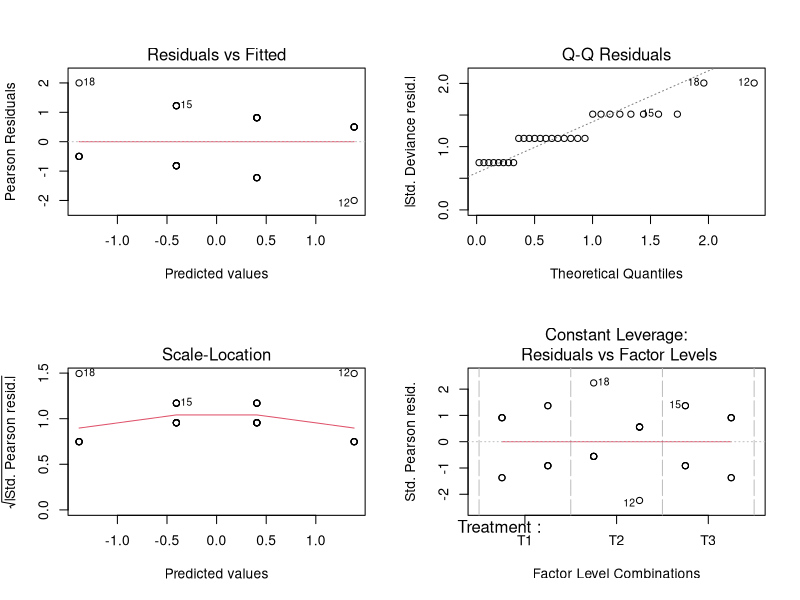
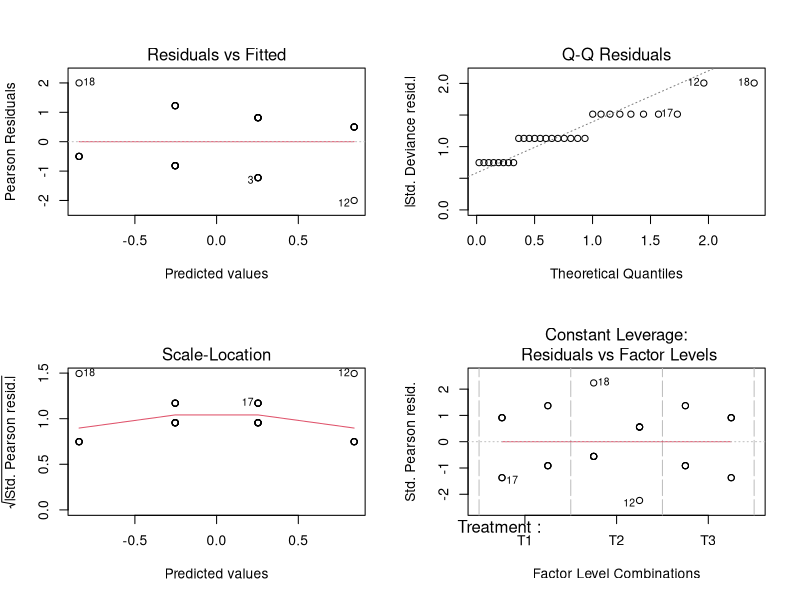
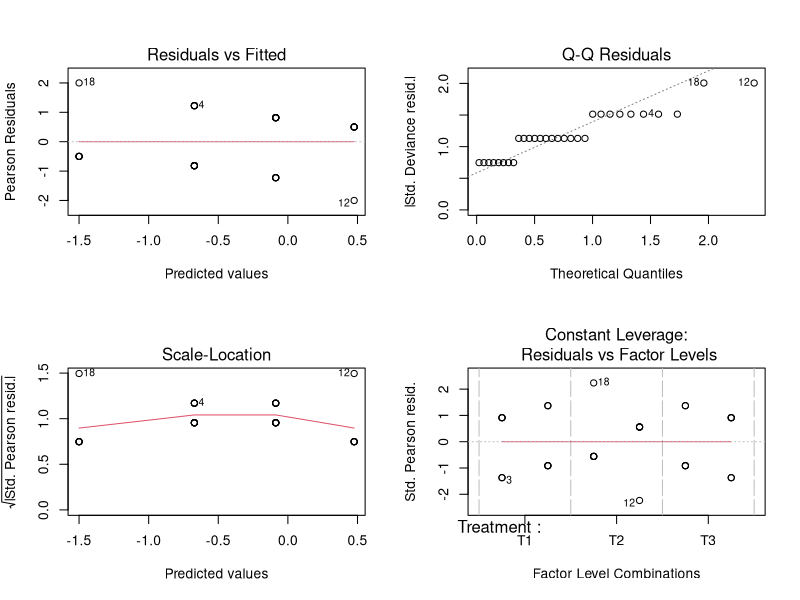
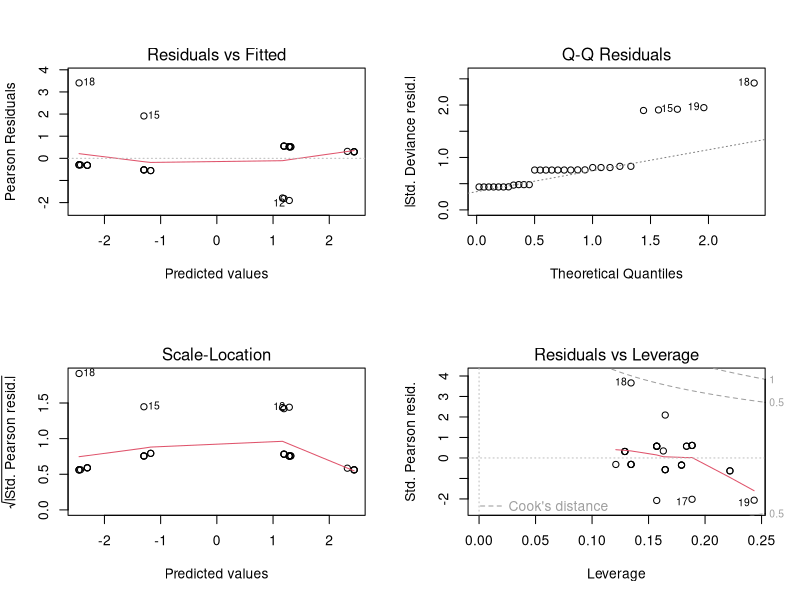
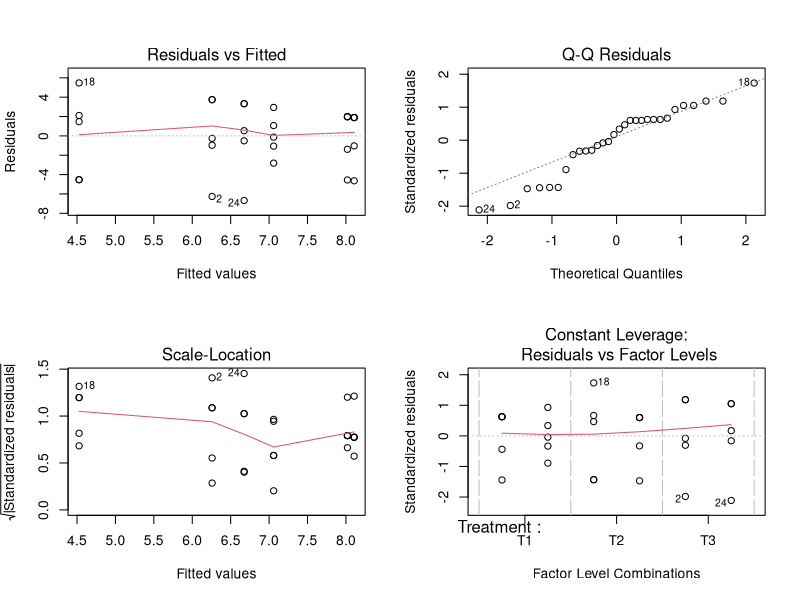
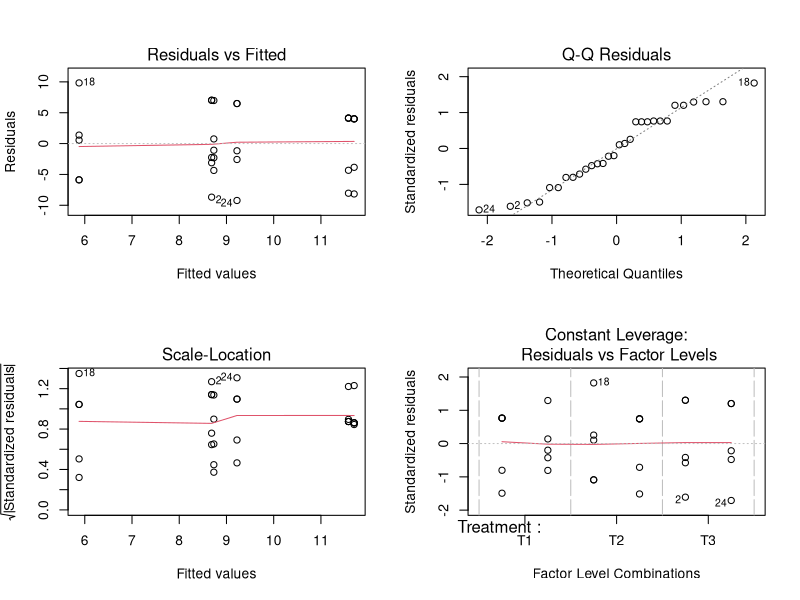
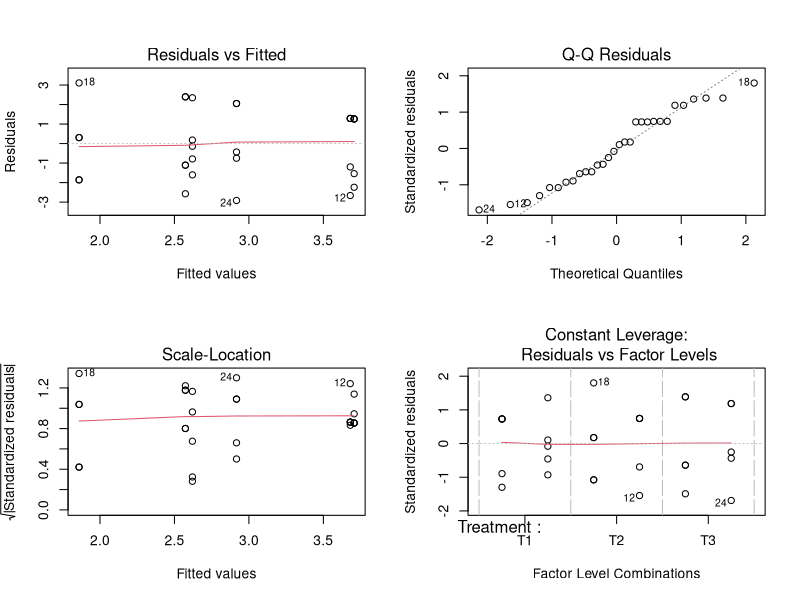
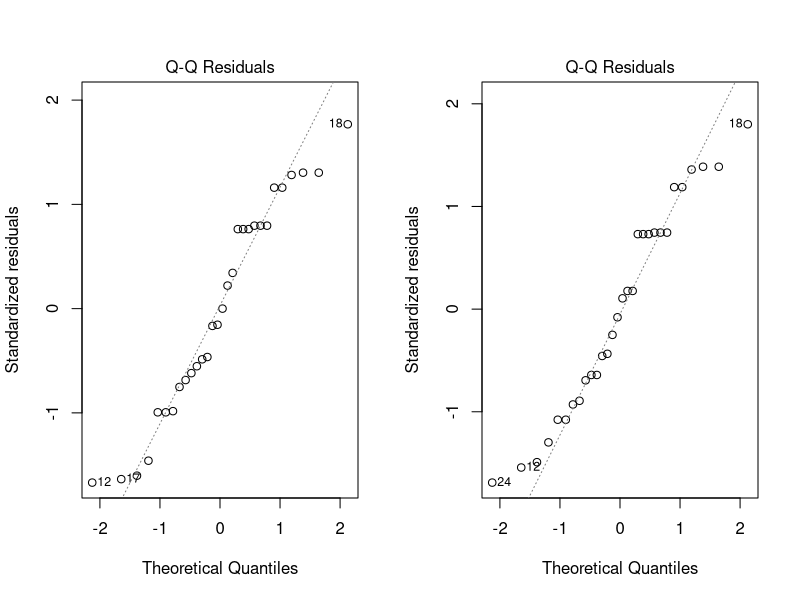

Generate these figures, in order, with R:
## ---- chunk 1
knitr::opts_chunk$set(echo = TRUE)
## ---- chunk 2
dat <- read.csv("STAT0029_Raw data.csv", header=TRUE)

#change strategy to 1/0
dat$Strategy <- as.factor(ifelse(dat$Strategy=="TFT_C", 0, 1))
dat$Treatment <- as.factor(dat$Treatment)
dat$Human <- as.factor(ifelse(dat$Human=="y", 1, 0))
dat$PD <- as.factor(ifelse(dat$PD=="y", 1, 0))
dat$PDp <- as.factor(ifelse(dat$PDp=="y", 1, 0))
## ---- chunk 3
dat$Coop <- as.factor(ifelse(dat$Yi>=50, 1, 0))
## ---- chunk 4
log_model_logit <- glm(Coop ~ Treatment*Strategy, data=dat, family=binomial)
summary(log_model_logit)
par(mfrow=c(2,2))
plot(log_model_logit)
## ---- chunk 5
log_model_probit <- glm(Coop ~ Treatment*Strategy, data=dat, family=binomial(link="probit"))
summary(log_model_probit)
par(mfrow=c(2,2))
plot(log_model_probit)
## ---- chunk 6
log_model_cloglog <- glm(Coop ~ Treatment*Strategy, data=dat, family=binomial(link="cloglog"))
summary(log_model_cloglog)
par(mfrow=c(2,2))
plot(log_model_cloglog)
## ---- chunk 7
log_model_human <- glm(Coop ~ Treatment + Strategy + Human, data=dat, family=binomial)
summary(log_model_human)
par(mfrow=c(2,2))
plot(log_model_human)
## ---- chunk 8
dat$Ysq <- (dat$Yi)^0.5
## ---- chunk 9
model_lm <- lm(Ysq ~ Treatment * Strategy, data=dat)
summary(model_lm)
par(mfrow=c(2,2))
plot(model_lm)
## ---- chunk 10
dat$Yat <- 10*asin(((dat$Yi)/100)^0.5)
## ---- chunk 11
model_lm_at <- lm(Yat ~ Treatment * Strategy, data=dat)
summary(model_lm_at)
par(mfrow=c(2,2))
plot(model_lm_at)
## ---- chunk 12
dat$Y2at <- (10^0.5)*asin(((dat$Y2)/10)^0.5)
## ---- chunk 13
model_lm_10at <- lm(Y2at ~ Treatment * Strategy, data=dat)
summary(model_lm_10at)
par(mfrow=c(2,2))
plot(model_lm_10at)
## ---- chunk 14
summary(lm(Yi ~ Human, data=dat))
## ---- chunk 15
model_lm_score <- lm(Yi ~ Treatment*Strategy, data=dat)
summary(model_lm_score)
par(mfrow=c(1,2))
plot(model_lm_score,2)
plot(model_lm_10at,2)
